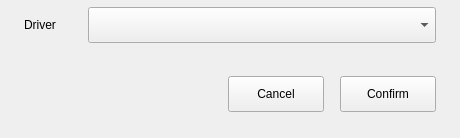
<?xml version="1.0" encoding="UTF-8"?>
<ui version="4.0">
 <class>DebInstallWindow</class>
 <widget class="QWidget" name="DebInstallWindow">
  <property name="geometry">
   <rect>
    <x>0</x>
    <y>0</y>
    <width>460</width>
    <height>137</height>
   </rect>
  </property>
  <property name="sizePolicy">
   <sizepolicy hsizetype="Fixed" vsizetype="Fixed">
    <horstretch>0</horstretch>
    <verstretch>0</verstretch>
   </sizepolicy>
  </property>
  <property name="minimumSize">
   <size>
    <width>460</width>
    <height>138</height>
   </size>
  </property>
  <property name="maximumSize">
   <size>
    <width>460</width>
    <height>138</height>
   </size>
  </property>
  <property name="windowTitle">
   <string>Form</string>
  </property>
  <layout class="QVBoxLayout" name="verticalLayout_whole_2">
   <property name="spacing">
    <number>0</number>
   </property>
   <property name="leftMargin">
    <number>0</number>
   </property>
   <property name="topMargin">
    <number>0</number>
   </property>
   <property name="rightMargin">
    <number>0</number>
   </property>
   <property name="bottomMargin">
    <number>0</number>
   </property>
   <item>
    <layout class="QVBoxLayout" name="verticalLayout_whole" stretch="0,0,0">
     <property name="spacing">
      <number>0</number>
     </property>
     <property name="leftMargin">
      <number>24</number>
     </property>
     <property name="topMargin">
      <number>7</number>
     </property>
     <property name="rightMargin">
      <number>24</number>
     </property>
     <property name="bottomMargin">
      <number>26</number>
     </property>
     <item>
      <layout class="QHBoxLayout" name="horizontalLayout_2">
       <property name="spacing">
        <number>0</number>
       </property>
       <item>
        <widget class="CustomLabel" name="label">
         <property name="text">
          <string>Driver</string>
         </property>
        </widget>
       </item>
       <item>
        <widget class="ChoosePpdComboBox" name="debNameLine">
         <property name="minimumSize">
          <size>
           <width>348</width>
           <height>36</height>
          </size>
         </property>
         <property name="maximumSize">
          <size>
           <width>348</width>
           <height>36</height>
          </size>
         </property>
        </widget>
       </item>
      </layout>
     </item>
     <item>
      <spacer name="verticalSpacer">
       <property name="orientation">
        <enum>Qt::Vertical</enum>
       </property>
       <property name="sizeHint" stdset="0">
        <size>
         <width>20</width>
         <height>40</height>
        </size>
       </property>
      </spacer>
     </item>
     <item>
      <layout class="QHBoxLayout" name="horizontalLayout_3">
       <property name="spacing">
        <number>16</number>
       </property>
       <item>
        <spacer name="horizontalSpacer">
         <property name="orientation">
          <enum>Qt::Horizontal</enum>
         </property>
         <property name="sizeHint" stdset="0">
          <size>
           <width>40</width>
           <height>20</height>
          </size>
         </property>
        </spacer>
       </item>
       <item>
        <widget class="CustomPushButton" name="cancelBtn">
         <property name="minimumSize">
          <size>
           <width>96</width>
           <height>36</height>
          </size>
         </property>
         <property name="maximumSize">
          <size>
           <width>96</width>
           <height>36</height>
          </size>
         </property>
         <property name="text">
          <string>Cancel</string>
         </property>
        </widget>
       </item>
       <item>
        <widget class="CustomPushButton" name="forwardBtn">
         <property name="minimumSize">
          <size>
           <width>96</width>
           <height>36</height>
          </size>
         </property>
         <property name="maximumSize">
          <size>
           <width>96</width>
           <height>36</height>
          </size>
         </property>
         <property name="text">
          <string>Confirm</string>
         </property>
        </widget>
       </item>
      </layout>
     </item>
    </layout>
   </item>
  </layout>
 </widget>
 <customwidgets>
  <customwidget>
   <class>CustomLabel</class>
   <extends>QLabel</extends>
   <header location="global">custom_label.h</header>
  </customwidget>
  <customwidget>
   <class>CustomPushButton</class>
   <extends>QPushButton</extends>
   <header location="global">custom_push_button.h</header>
  </customwidget>
  <customwidget>
   <class>ChoosePpdComboBox</class>
   <extends>QComboBox</extends>
   <header location="global">choose_ppd_combo_box.h</header>
  </customwidget>
 </customwidgets>
 <resources/>
 <connections/>
</ui>
